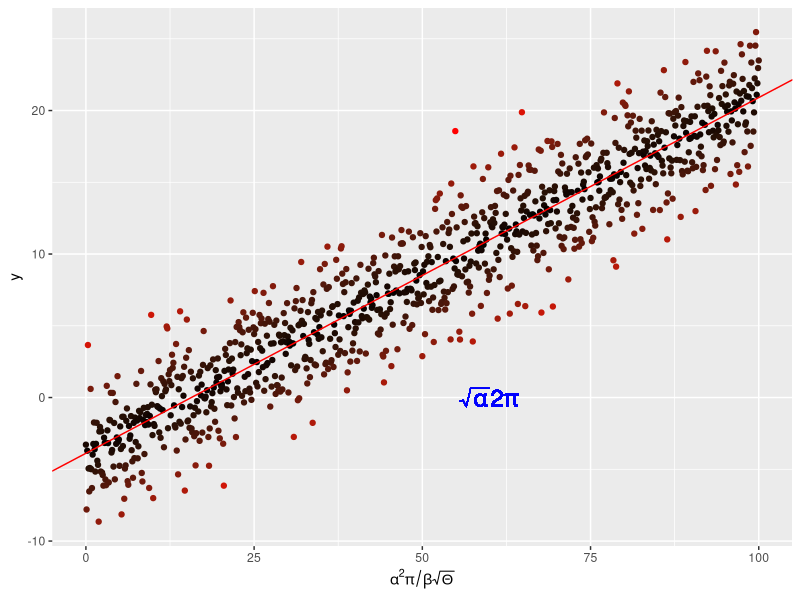

The R script that drew this image: (Note: this script raises an error after producing the figure.)
### ggplot exercises - Makes a regression plot with mathmatical notations

# clear workspace
rm(list = ls())

# load packages
require(ggplot2)

# Mathmatical notation
x <- seq(0, 100, by = 0.1)
y <- -4. + 0.25 * x +
  rnorm(length(x), mean = 0., sd = 2.5)

# and put them in a dataframe
my_data <- data.frame(x = x, y = y)

# perform a linear regression
my_lm <- summary(lm(y ~ x, data = my_data))

# plot the data
p <-  ggplot(my_data, aes(x = x, y = y,
                          colour = abs(my_lm$residual))
) +
  geom_point() +
  scale_colour_gradient(low = "black", high = "red") +
  theme(legend.position = "none") +
  scale_x_continuous(
    expression(alpha^2 * pi / beta * sqrt(Theta)))

# add the regression line
p <- p + geom_abline(
  intercept = my_lm$coefficients[1][1],
  slope = my_lm$coefficients[2][1],
  colour = "red")
# throw some math on the plot
p <- p + geom_text(aes(x = 60, y = 0,
                       label = "sqrt(alpha) * 2* pi"), 
                   parse = TRUE, size = 6, 
                   colour = "blue")
pdf("../Results/MyLinReg.pdf")
p
dev.off()

